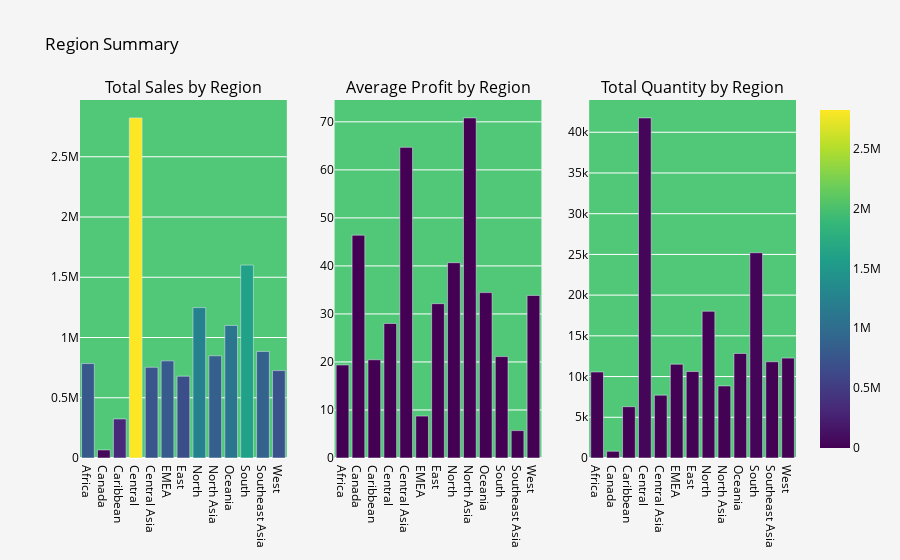

Notebook source saved alongside this figure:
### Code cell
# Visualizing the Region Summary
fig = make_subplots(rows=1, cols=3, subplot_titles=("Total Sales by Region", "Average Profit by Region", "Total Quantity by Region"))

fig.add_trace(go.Bar(x=region_summary['Region'], y=region_summary['Sales'], marker=dict(color=region_summary['Sales'], coloraxis="coloraxis")), row=1, col=1)
fig.add_trace(go.Bar(x=region_summary['Region'], y=region_summary['Profit'], marker=dict(color=region_summary['Profit'], coloraxis="coloraxis")), row=1, col=2)
fig.add_trace(go.Bar(x=region_summary['Region'], y=region_summary['Quantity'], marker=dict(color=region_summary['Quantity'], coloraxis="coloraxis")), row=1, col=3)

fig.update_layout(coloraxis=dict(colorscale='Viridis'), showlegend=False, title_text="Region Summary")

# update the background color of the plot not the bars
fig.update_layout(plot_bgcolor='#50C878', paper_bgcolor='#f5f5f5', font_color="black")
fig.show()

### Figure 1 — Plotly figure (JSON) as saved in the notebook; plotly's stock layout.template omitted (floating-point values rounded to 4 significant figures)
{"data": [{"marker": {"color": [783776, 66932, 324281, 2822399, 752839, 806184, 678834, 1248192, 848349, 1100207, 1600960, 884438, 725514], "coloraxis": "coloraxis"}, "type": "bar", "x": ["Africa", "Canada", "Caribbean", "Central", "Central Asia", "EMEA", "East", "North", "North Asia", "Oceania", "South", "Southeast Asia", "West"], "xaxis": "x", "y": [783776, 66932, 324281, 2822399, 752839, 806184, 678834, 1248192, 848349, 1100207, 1600960, 884438, 725514], "yaxis": "y"}, {"marker": {"color": [19.37, 46.4, 20.46, 28.01, 64.69, 8.729, 32.14, 40.67, 70.82, 34.44, 21.12, 5.705, 33.85], "coloraxis": "coloraxis"}, "type": "bar", "x": ["Africa", "Canada", "Caribbean", "Central", "Central Asia", "EMEA", "East", "North", "North Asia", "Oceania", "South", "Southeast Asia", "West"], "xaxis": "x2", "y": [19.37, 46.4, 20.46, 28.01, 64.69, 8.729, 32.14, 40.67, 70.82, 34.44, 21.12, 5.705, 33.85], "yaxis": "y2"}, {"marker": {"color": [10564, 833, 6299, 41762, 7715, 11517, 10618, 18021, 8851, 12838, 25206, 11822, 12266], "coloraxis": "coloraxis"}, "type": "bar", "x": ["Africa", "Canada", "Caribbean", "Central", "Central Asia", "EMEA", "East", "North", "North Asia", "Oceania", "South", "Southeast Asia", "West"], "xaxis": "x3", "y": [10564, 833, 6299, 41762, 7715, 11517, 10618, 18021, 8851, 12838, 25206, 11822, 12266], "yaxis": "y3"}], "layout": {"annotations": [{"font": {"size": 16}, "showarrow": false, "text": "Total Sales by Region", "x": 0.1444, "xanchor": "center", "xref": "paper", "y": 1, "yanchor": "bottom", "yref": "paper"}, {"font": {"size": 16}, "showarrow": false, "text": "Average Profit by Region", "x": 0.5, "xanchor": "center", "xref": "paper", "y": 1, "yanchor": "bottom", "yref": "paper"}, {"font": {"size": 16}, "showarrow": false, "text": "Total Quantity by Region", "x": 0.8556, "xanchor": "center", "xref": "paper", "y": 1, "yanchor": "bottom", "yref": "paper"}], "coloraxis": {"colorscale": [[0, "#440154"], [0.1111, "#482878"], [0.2222, "#3e4989"], [0.3333, "#31688e"], [0.4444, "#26828e"], [0.5556, "#1f9e89"], [0.6667, "#35b779"], [0.7778, "#6ece58"], [0.8889, "#b5de2b"], [1, "#fde725"]]}, "font": {"color": "black"}, "paper_bgcolor": "#f5f5f5", "plot_bgcolor": "#50C878", "showlegend": false, "title": {"text": "Region Summary"}, "xaxis": {"anchor": "y", "domain": [0, 0.2889]}, "xaxis2": {"anchor": "y2", "domain": [0.3556, 0.6444]}, "xaxis3": {"anchor": "y3", "domain": [0.7111, 1]}, "yaxis": {"anchor": "x", "domain": [0, 1]}, "yaxis2": {"anchor": "x2", "domain": [0, 1]}, "yaxis3": {"anchor": "x3", "domain": [0, 1]}}}
